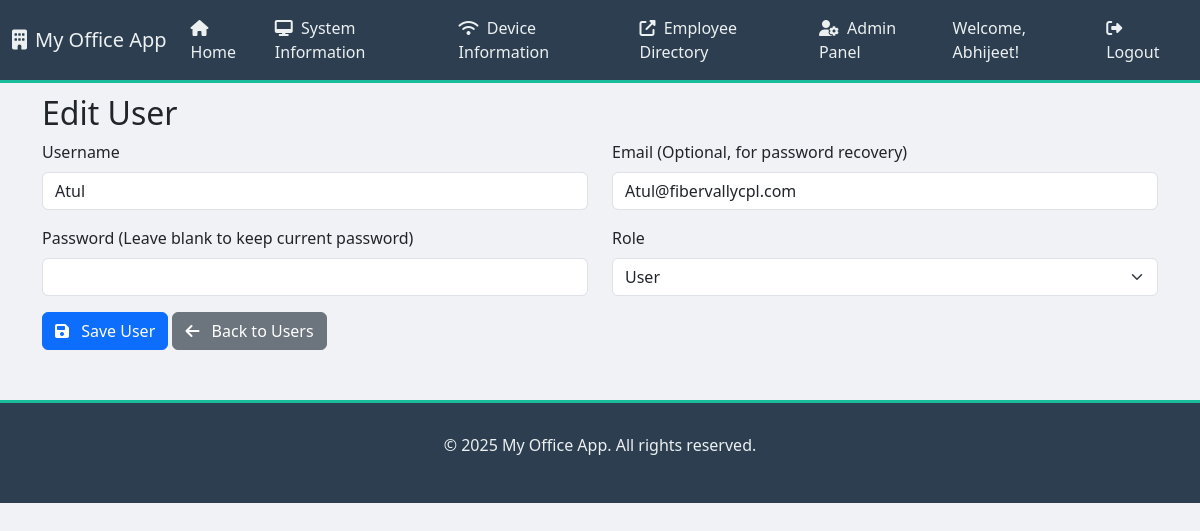
The page /admin/users/edit/2 (signed in) on the database as committed earlier.
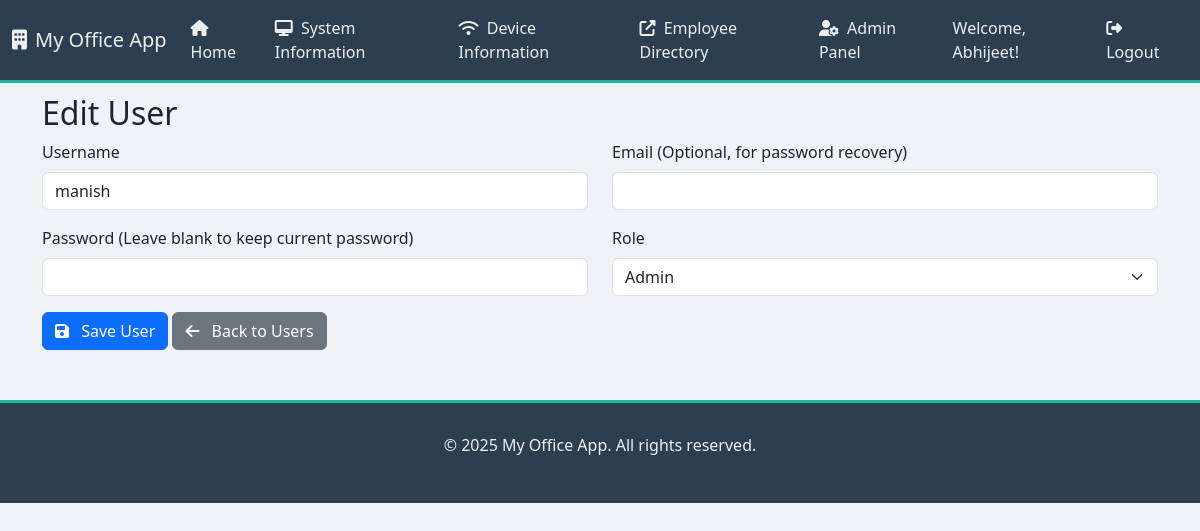
The same page on the database as committed later.
### app.py (models this page shows, shortened)
class User(UserMixin, db.Model):
    id = db.Column(db.Integer, primary_key=True)
    username = db.Column(db.String(80), unique=True, nullable=False)
    email = db.Column(db.String(120), unique=True, nullable=True) # Added email for future password reset
    password_hash = db.Column(db.String(128))
    role = db.Column(db.String(80), default='user') # 'user' or 'admin'

### app.py (the view, shortened to what this page needs)
@app.route('/admin/users/edit/<int:id>', methods=['GET', 'POST'])
@login_required
@admin_required
def edit_user(id):
    user = User.query.get_or_404(id)
    return render_template('admin_user_form.html', user=user, title='Edit User')

### app.py (called while the page is built)
@app.context_processor
def inject_datetime():
    return {'datetime': datetime}

@login_manager.user_loader
def load_user(user_id):
    return User.query.get(int(user_id))

def admin_required(f):
    @wraps(f)
    def decorated_function(*args, **kwargs):
        if not current_user.is_authenticated or current_user.role != 'admin':
            flash('You do not have administrative access to view this page.', 'danger')
            return redirect(url_for('index')) # Redirect to home if not admin
        return f(*args, **kwargs)
    return decorated_function

### templates/admin_user_form.html (shortened to what this page needs)
{% extends "base.html" %}
{% block content %}
    <div class="container mt-4">
        <h2>{{ title }}</h2>
        <form method="POST">
            <div class="row">
                <div class="col-md-6 mb-3">
                    <label for="username" class="form-label">Username</label>
                    <input type="text" class="form-control" id="username" name="username" value="{{ user.username if user else '' }}" required>
                </div>
                <div class="col-md-6 mb-3">
                    <label for="email" class="form-label">Email (Optional, for password recovery)</label>
                    <input type="email" class="form-control" id="email" name="email" value="{{ user.email if user else '' }}">
                </div>
                <div class="col-md-6 mb-3">
                    <label for="password" class="form-label">Password {% if user %}(Leave blank to keep current password){% else %}(Required){% endif %}</label>
                    <input type="password" class="form-control" id="password" name="password" {% if not user %}required{% endif %}>
                </div>
                <div class="col-md-6 mb-3">
                    <label for="role" class="form-label">Role</label>
                    <select class="form-select" id="role" name="role">
                        <option value="user" {% if user and user.role == 'user' %}selected{% endif %}>User</option>
                        <option value="admin" {% if user and user.role == 'admin' %}selected{% endif %}>Admin</option>
                    </select>
                </div>
            </div>
            <button type="submit" class="btn btn-primary"><i class="fas fa-save me-2"></i> Save User</button>
            <a href="{{ url_for('admin_users') }}" class="btn btn-secondary"><i class="fas fa-arrow-left me-2"></i> Back to Users</a>
        </form>
    </div>
{% endblock %}

Rows that differ between the two databases and show on the page:
changed User: username "Atul" → "manish"; role "User" → "Admin"; email "Atul@fibervallycpl.com" → (not shown)
